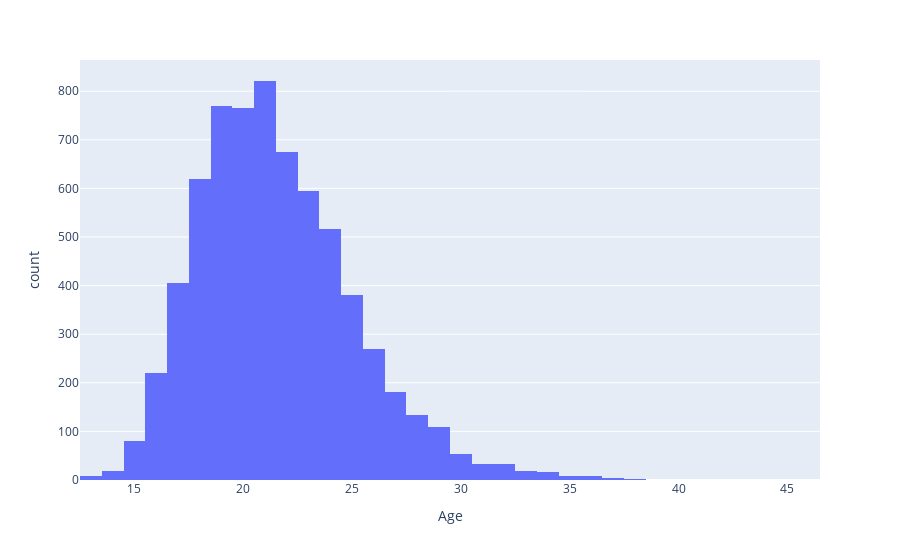

Notebook code for this chart:
### Markdown cell above
**Мужчины:**

### Code cell
mans_age = swimmers.groupby(['ID', 'Year', 'Sex'], as_index=False).agg({'Age': 'min'}).dropna().query('Sex == "M"')
px.histogram(mans_age, x='Age')

### Figure 1 — Plotly figure (JSON) as saved in the notebook; plotly's stock layout.template omitted (floating-point values rounded to 4 significant figures; data arrays with more than 128 entries replaced by an {"elided": "..."} marker saying what was removed)
{"data": [{"alignmentgroup": "True", "bingroup": "x", "hovertemplate": "Age=%{x}<br>count=%{y}<extra></extra>", "legendgroup": "", "marker": {"color": "#636efa", "pattern": {"shape": ""}}, "name": "", "offsetgroup": "", "orientation": "v", "showlegend": false, "type": "histogram", "x": {"elided": "6749 int values"}, "xaxis": "x", "yaxis": "y"}], "layout": {"barmode": "relative", "legend": {"tracegroupgap": 0}, "margin": {"t": 60}, "xaxis": {"anchor": "y", "domain": [0, 1], "title": {"text": "Age"}}, "yaxis": {"anchor": "x", "domain": [0, 1], "title": {"text": "count"}}}}
